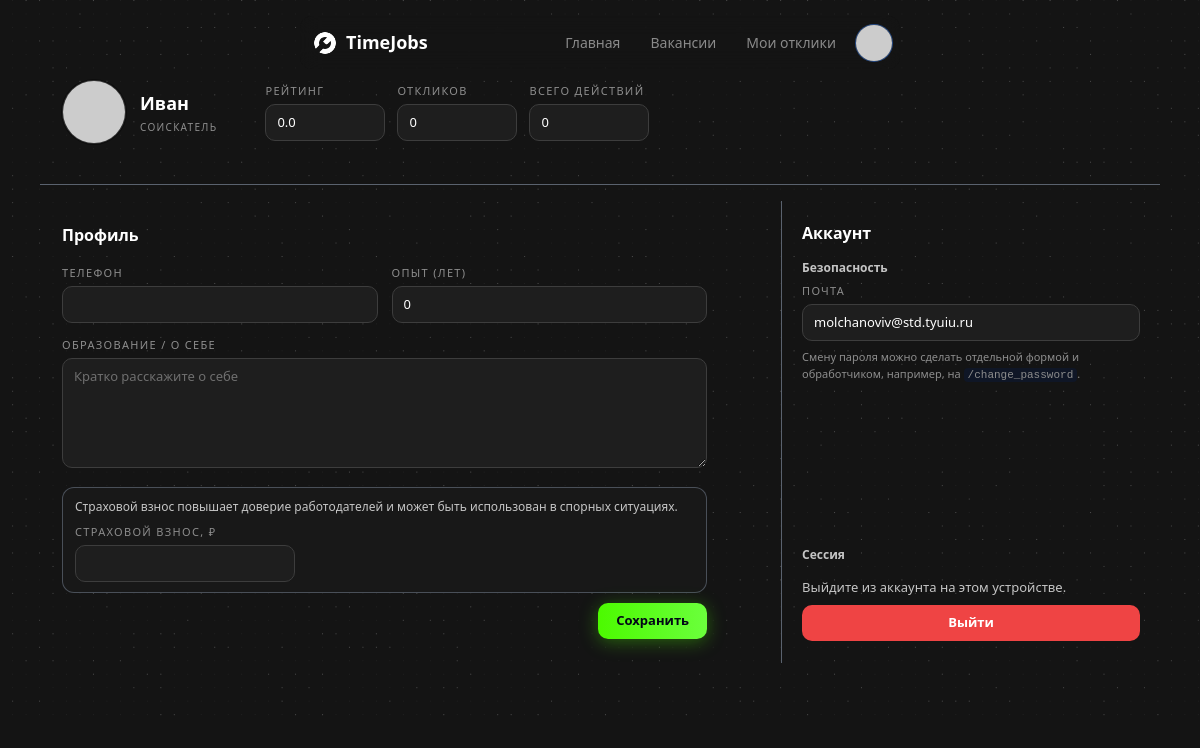
Before: /profile (signed in) with the older database file.
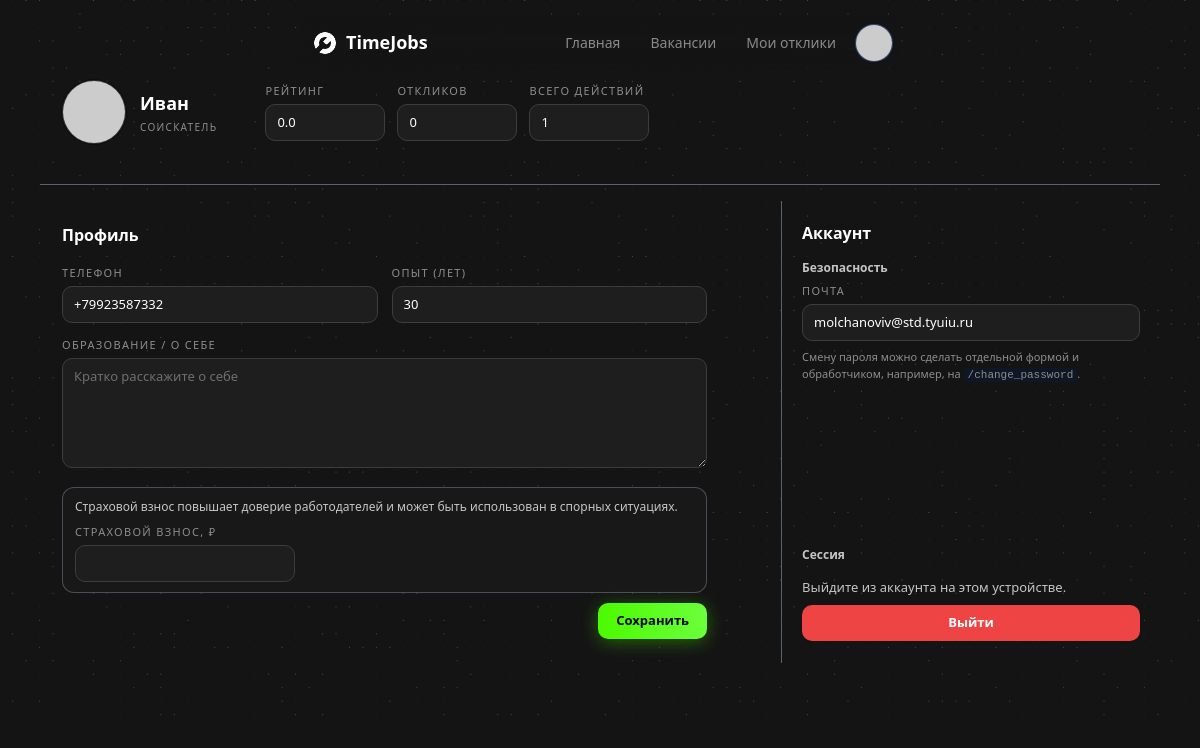
After: the same page with the newer database file.
### app.py (models this page shows)
class User(db.Model, UserMixin):
    id = db.Column(db.Integer, primary_key=True)
    name = db.Column(db.String(120), nullable=False)
    email = db.Column(db.String(120), unique=True, nullable=False)
    password_hash = db.Column(db.String(255), nullable=False)
    role = db.Column(db.String(20), default='worker')  # worker, employer, moderator
    phone = db.Column(db.String(50))
    education = db.Column(db.String(255))
    exp_years = db.Column(db.Integer, default=0)
    avatar_url = db.Column(db.String(255))
    rating = db.Column(db.Float, default=0)

### app.py (the view, shortened to what this page needs)
@app.route('/profile', methods=['GET', 'POST'])
@login_required
def profile():
    rating = getattr(current_user, 'rating', 0) or 0
    if current_user.role == 'employer':
        jobs_count = Job.query.filter_by(employer_id=current_user.id).count()
        responses_count = (
            Application.query
            .join(Job, Application.job_id == Job.id)
            .filter(Job.employer_id == current_user.id)
            .count()
        )
    elif current_user.role == 'worker':
        jobs_count = 0
        responses_count = Application.query.filter_by(worker_id=current_user.id).count()
    else:
        jobs_count = Job.query.filter_by(employer_id=current_user.id).count()
        responses_count = Application.query.filter_by(worker_id=current_user.id).count()
    class Stats:
        def __init__(self, rating, jobs, responses):
            self.rating = rating
            self.jobs = jobs
            self.responses = responses
    profile_stats = Stats(rating, jobs_count, responses_count)
    return render_template('profile/index.html', profile_stats=profile_stats)

### app.py (called while the page is built)
@login_manager.user_loader
def load_user(user_id):
    return User.query.get(int(user_id))

@app.context_processor
def inject_globals():
    import urllib.parse
    def default_avatar(name):
        n = urllib.parse.quote_plus(name or "U")
        return f"https://ui-avatars.com/api/?background=4CFA00&color=fff&name={n}"
    return dict(current_user=current_user, default_avatar=default_avatar)

### templates/profile/index.html (shortened to what this page needs)
{% extends "base.html" %}
{% block content %}
<section class="bg-dot-pattern-2 profile-page">
    <div class="profile-inner">
        <div class="glass-card profile-hero">
            <div class="profile-hero-left">
                <img
                    src="{{ current_user.avatar_url or current_user.avatar or default_avatar(current_user.name) }}"
                    alt="Аватар"
                    class="profile-avatar-img"
                >
                <div>
                    <div class="profile-name">
                        {{ current_user.name }}
                    </div>
                    <div class="profile-role">
                        {% if current_user.role == 'worker' %}
                        Соискатель
                        {% elif current_user.role == 'employer' %}
                        Работодатель
                        {% elif current_user.role == 'moderator' %}
                        Модератор
                        {% else %}
                        Пользователь
                        {% endif %}
                    </div>
                </div>
            </div>
            <div class="profile-hero-right">
                <div class="profile-stat-field">
                    <div class="profile-label">Рейтинг</div>
                    <div class="profile-input profile-input--readonly">
                        {% if profile_stats and profile_stats.rating is not none %}
                            {{ '%.1f'|format(profile_stats.rating) }}
                        {% else %}
                            —
                        {% endif %}
                    </div>
                </div>
                <div class="profile-stat-field">
                    <div class="profile-label">
                        {% if current_user.role == 'employer' %}
                            Вакансий
                        {% else %}
                            Откликов
                        {% endif %}
                    </div>
                    <div class="profile-input profile-input--readonly">
                        {{ profile_stats.jobs if profile_stats else 0 }}
                    </div>
                </div>
                <div class="profile-stat-field">
                    <div class="profile-label">
                        {% if current_user.role == 'employer' %}
                            Откликов на вакансии
                        {% else %}
                            Всего действий
                        {% endif %}
                    </div>
                    <div class="profile-input profile-input--readonly">
                        {{ profile_stats.responses if profile_stats else 0 }}
                    </div>
                </div>
            </div>
        </div>
        <div class="profile-body">
            <div class="glass-card profile-card profile-card--main">
                <h2 class="profile-card__title">Профиль</h2>
                <form method="post" class="profile-form">
                    <div class="profile-form-grid">
                        <div class="profile-field">
                            <label class="profile-label">Телефон</label>
                            <input name="phone"
                                   value="{{ current_user.phone or '' }}"
                                   class="profile-input">
                        </div>
                        <div class="profile-field">
                            <label class="profile-label">Опыт (лет)</label>
                            <input name="exp_years"
                                   type="number"
                                   min="0"
                                   value="{{ current_user.exp_years or 0 }}"
                                   class="profile-input">
                        </div><div class="profile-field profile-field--wide">
                            <label class="profile-label">Образование / о себе</label>
                            <textarea name="education"
                                      rows="4"
                                      class="profile-input profile-input--textarea"
                                      placeholder="Кратко расскажите о себе">{{ current_user.education or '' }}</textarea>
                        </div>
                    </div>
                    {% if current_user.role == 'worker' %}
                    <div class="profile-deposit">
                        <div class="profile-deposit-text">
                            Страховой взнос повышает доверие работодателей и может быть
                            использован в спорных ситуациях.
                        </div>
                        <div class="profile-deposit-field">
                            <label class="profile-label">Страховой взнос, ₽</label>
                            <input name="deposit"
                                   type="number"
                                   min="0"
                                   step="100"
                                   value="{{ current_user.deposit or '' }}"
                                   class="profile-input">
                        </div>
                    </div>
                    {% endif %}
                    <div class="profile-actions">
                        <button class="profile-save-btn">
                            Сохранить
                        </button>
                    </div>
                </form>
            </div>
            <div class="glass-card profile-card profile-card--side">
				<h2 class="profile-card__title">Аккаунт</h2>
				<div class="profile-side-section">
					<h3 class="profile-side-subtitle">Безопасность</h3>
					<div class="profile-field">
						<label class="profile-label">Почта</label>
						<div class="profile-input profile-input--readonly">
							{{ current_user.email }}
						</div>
					</div>
					<p class="profile-note">
						Смену пароля можно сделать отдельной формой и обработчиком,
						например, на <code>/change_password</code>.
					</p>
				</div>
				<div class="profile-side-session">
					<h3 class="profile-side-subtitle">Сессия</h3>
					<p class="profile-text">
						Выйдите из аккаунта на этом устройстве.
					</p>
					<a href="{{ url_for('logout') }}" class="profile-logout-btn">
						Выйти
					</a>
				</div>
			</div>
        </div>
    </div>
</section>
{% endblock %}

### templates/base.html (shortened to what this page needs)
<!doctype html>
<html lang="ru" device="tablet" data-theme="dark">
<head>
    <link rel="stylesheet" href="{{ url_for('static', filename='css/tj.css') }}">
	<link rel="stylesheet" href="{{ url_for('static', filename='css/style.css') }}">
</head>
<body version="8c0ff04">
<header data-v-477edc33="" class="header">
    <a data-v-477edc33="" aria-current="page" href="/" class="router-link-active router-link-exact-active logo">
        <img data-v-477edc33="" class="w-[26px] fill-white mt-0.5" src="/static/img/icons-job-48.png" />
        <p data-v-477edc33="" class="text-white text-18-600">TimeJobs</p>
    </a>
    <div data-v-477edc33="" class="buttons">
        <a data-v-477edc33="" href="{{ url_for('index') }}" class="">
            <button data-v-477edc33="" target="_blank" class="ra-button preset landing-tab">
                <div class="wrapper flex justify-center opacity-100 gap-1.5">Главная
                </div>
            </button>
        </a>
        <a data-v-477edc33="" href="{{ url_for('vacancies') }}" class="ra-button preset landing-tab">
            <div class="wrapper flex justify-center opacity-100 gap-1.5">Вакансии
            </div>
        </a>
        {% if current_user and current_user.role == 'worker' %}
        <a data-v-477edc33="" href="{{ url_for('my_applications') }}" class="">
            <button data-v-477edc33="" target="_blank" class="ra-button preset landing-tab">
                <div class="wrapper flex justify-center opacity-100 gap-1.5">Мои отклики
                </div>
            </button>
        </a>
        {% endif %}
        <div class="flex items-center gap-2">
            {% if current_user %}
            <a href="{{ url_for('profile') }}" title="Профиль">
                <img src="{{ current_user.avatar_url or current_user.avatar or default_avatar(current_user.name) }}"
                     class="w-9 h-9 rounded-full ring-1 ring-white/10 object-cover" />
            </a>
            {% endif %}
        </div>
    </div>
</header>
{% block content %}{% endblock %}
</body>
</html>

Changed rows visible on the page:
changed User "Иван": phone (not shown) → "+79923587332"; exp_years "0" → "30"
Other visible differences:
{{ profile_stats.responses if profile_stats else 0 }}: "0" → "1"
